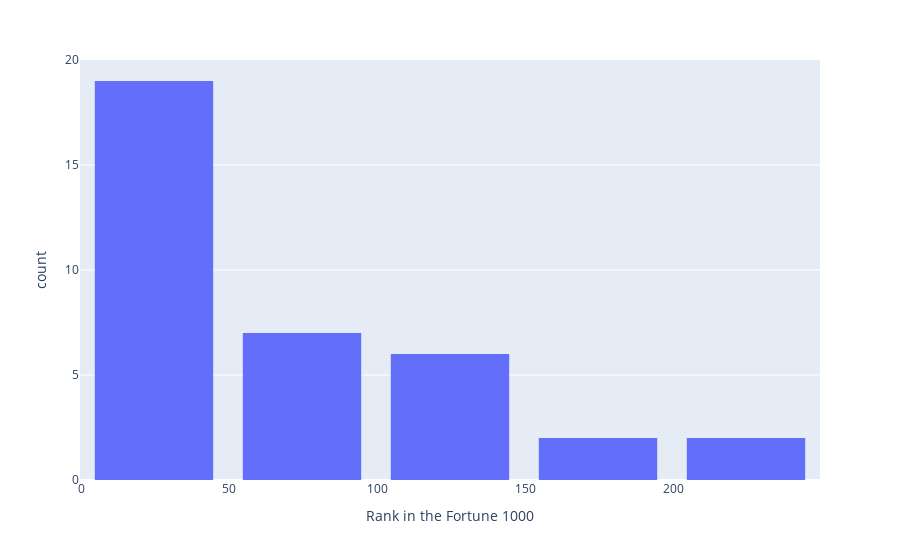

This figure's notebook cell:
### Code cell
fig = px.histogram(final, x = "rank_1000", labels = dict(rank_1000 = "Rank in the Fortune 1000", count = "Count of Category"))
fig.update_layout(bargap=0.2)

### Figure 1 — Plotly figure (JSON) as saved in the notebook; plotly's stock layout.template omitted (floating-point values rounded to 4 significant figures)
{"data": [{"alignmentgroup": "True", "bingroup": "x", "hovertemplate": "Rank in the Fortune 1000=%{x}<br>count=%{y}<extra></extra>", "legendgroup": "", "marker": {"color": "#636efa", "pattern": {"shape": ""}}, "name": "", "offsetgroup": "", "orientation": "v", "showlegend": false, "type": "histogram", "x": [105, 34, 101, 60, 28, 55, 17, 25, 58, 5, 13, 69, 206, 12, 20, 1, 215, 39, 43, 94, 161, 23, 122, 86, 26, 165, 30, 145, 113, 22, 31, 8, 140, 73, 4, 2], "xaxis": "x", "yaxis": "y"}], "layout": {"bargap": 0.2, "barmode": "relative", "legend": {"tracegroupgap": 0}, "margin": {"t": 60}, "xaxis": {"anchor": "y", "domain": [0, 1], "title": {"text": "Rank in the Fortune 1000"}}, "yaxis": {"anchor": "x", "domain": [0, 1], "title": {"text": "count"}}}}
